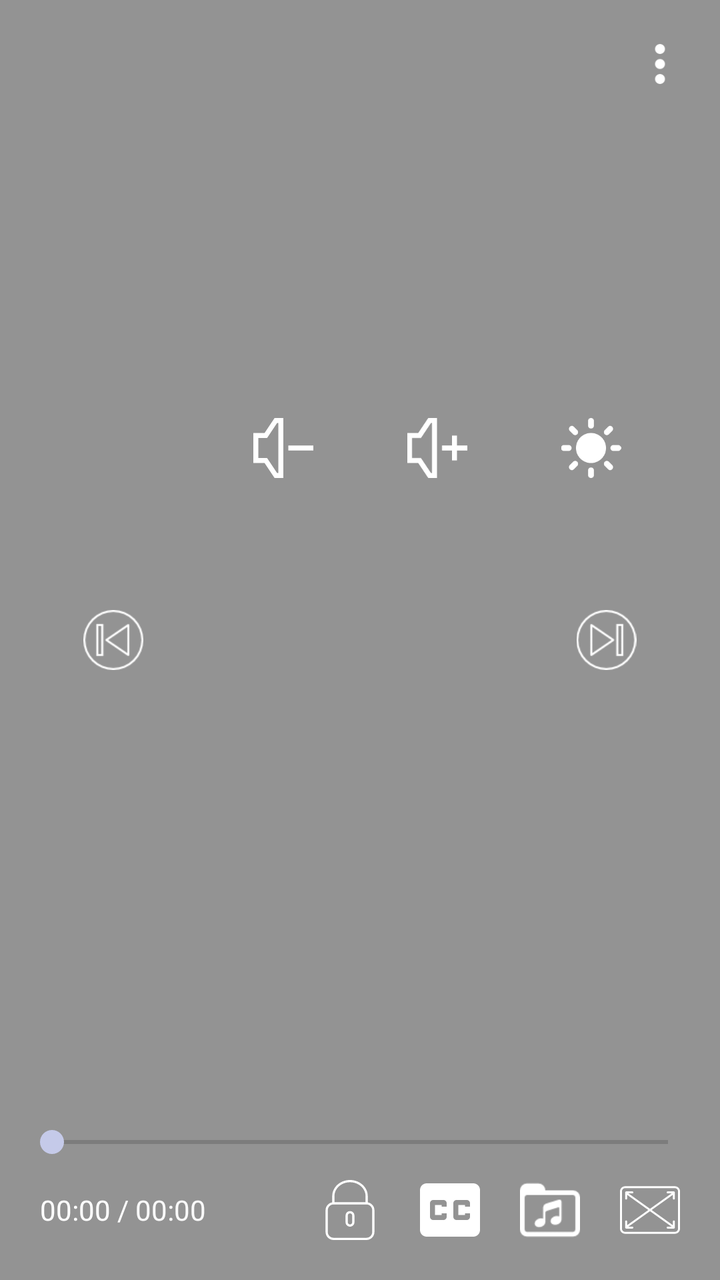
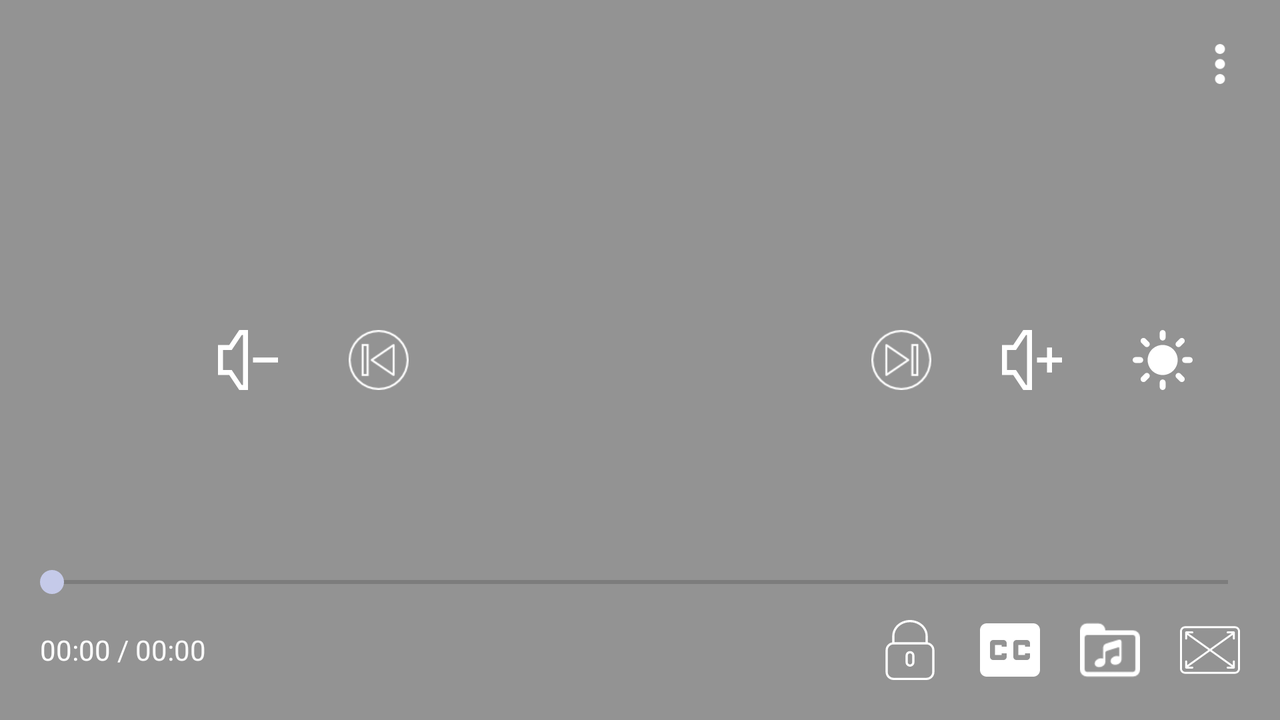

First picture: res/layout/ on a phone held upright. Second picture: the repository's own variant of that layout, on a device whose configuration matches the variant's folder. Source for both follows.
<!-- AndroidManifest.xml: application theme AppTheme -->
<!-- res/layout/video_controller_layout.xml -->
<?xml version="1.0" encoding="utf-8"?>
<RelativeLayout xmlns:android="http://schemas.android.com/apk/res/android"
    android:layout_width="fill_parent"
    android:layout_height="fill_parent"
    android:background="#69000000"
    android:padding="10dp">

    <LinearLayout
        android:layout_width="match_parent"
        android:layout_height="wrap_content"
        android:layout_margin="@dimen/margin_10unit"
        android:weightSum="10">
        <TextView
            android:layout_width="0dp"
            android:layout_height="wrap_content"
            android:layout_weight="8"
            android:textAppearance="?android:attr/textAppearanceMedium"
            android:text=""
            android:maxLines="2"
            android:id="@+id/vlc_overlay_title"
            android:textColor="@android:color/white"
            android:textStyle="italic"
            android:singleLine="true"
            android:ellipsize="marquee"
            android:layout_gravity="center_vertical"
            android:gravity="center_vertical" />
        <LinearLayout
            android:layout_width="0dp"
            android:layout_weight="2"
            android:gravity="right"
            android:layout_gravity="center_vertical"
            android:layout_height="wrap_content">
        <ImageView
            android:id="@+id/btn_video_options"
            android:layout_width="20dp"
            android:layout_height="20dp"
            android:background="@drawable/ic_video_options"/>
        </LinearLayout>
    </LinearLayout>
    <LinearLayout
        android:layout_width="match_parent"
        android:layout_height="wrap_content"
        android:layout_above="@+id/control_layout_button"
        android:layout_marginBottom="@dimen/margin_50unit"
        android:layout_marginHorizontal="@dimen/margin_16unit"
        android:orientation="horizontal"
        android:weightSum="4">

        <ImageView
            android:id="@+id/video_brightness_low"
            style="@style/VideoControllerSecondaryControlButtonStyle"
            android:src="@drawable/ic_brightness_low" />

        <ImageView
            android:id="@+id/video_volume_low"
            style="@style/VideoControllerSecondaryControlButtonStyle"
            android:src="@drawable/ic_volume_down" />

        <ImageView
            android:id="@+id/video_volume_high"
            style="@style/VideoControllerSecondaryControlButtonStyle"
            android:src="@drawable/ic_volume_up" />

        <ImageView
            android:id="@+id/video_brightness_high"
            style="@style/VideoControllerSecondaryControlButtonStyle"
            android:src="@drawable/ic_brightness_high" />
    </LinearLayout>

    <LinearLayout
        android:id="@+id/control_layout_button"
        android:layout_width="match_parent"
        android:layout_height="wrap_content"
        android:layout_centerVertical="true"
        android:layout_margin="@dimen/margin_16unit"
        android:layout_marginTop="@dimen/margin_50unit"
        android:orientation="horizontal"
        android:gravity="center_vertical"
        android:weightSum="5">

        <ImageView
            android:id="@+id/vlc_previous"
            style="@style/VideoControllerSecondaryControlButtonStyle"
            android:src="@drawable/ic_previous_drawable" />

        <ImageView
            android:id="@+id/vlc_rewind"
            style="@style/VideoControllerMainControlButtonStyle"
            android:src="@drawable/ic_rewind" />

        <ImageView
            android:id="@+id/vlc_button_play_pause"
            style="@style/VideoControllerMainControlButtonStyle"
            android:src="@drawable/ic_play_black" />

        <ImageView
            android:id="@+id/vlc_forward"
            style="@style/VideoControllerMainControlButtonStyle"
            android:src="@drawable/ic_forward" />

        <ImageView
            android:id="@+id/vlc_next"
            style="@style/VideoControllerSecondaryControlButtonStyle"
            android:src="@drawable/ic_next_drawable" />
    </LinearLayout>


    <LinearLayout xmlns:android="http://schemas.android.com/apk/res/android"
        android:layout_width="fill_parent"
        android:layout_height="wrap_content"
        android:layout_alignParentBottom="true"
        android:gravity="center_vertical"
        android:orientation="vertical">
        <SeekBar
            android:id="@+id/vlc_seekbar"
            android:layout_width="fill_parent"
            android:layout_height="wrap_content" />
        <LinearLayout
            android:id="@+id/bottom_control_layout"
            android:layout_width="match_parent"
            android:layout_height="wrap_content"
            android:orientation="horizontal"
            android:layout_marginBottom="0dp"
            android:gravity="center_vertical"
            android:weightSum="10">

            <LinearLayout
                android:layout_width="0dp"
                android:layout_height="wrap_content"
                android:layout_weight="4"
                android:layout_marginLeft="@dimen/margin_10unit"
                android:orientation="horizontal">

                <TextView
                    android:id="@+id/vlc_current_duration"
                    android:layout_width="wrap_content"
                    android:layout_height="wrap_content"
                    android:text="00:00"
                    android:textAppearance="?android:attr/textAppearanceSmall"
                    android:textColor="@android:color/white" />

                <TextView
                    android:layout_width="wrap_content"
                    android:layout_height="wrap_content"
                    android:textColor="@android:color/white"
                    android:text=" / "></TextView>

                <TextView
                    android:id="@+id/vlc_total_duration"
                    android:layout_width="wrap_content"
                    android:layout_height="wrap_content"
                    android:text="00:00"
                    android:textAppearance="?android:attr/textAppearanceSmall"
                    android:textColor="@color/colorWhitegrey" />
            </LinearLayout>

            <LinearLayout
                android:layout_width="0dp"
                android:layout_height="wrap_content"
                android:layout_weight="6"
                android:gravity="right"
                android:orientation="horizontal"
                android:weightSum="4">
                <ImageView
                    android:id="@+id/video_lock"
                    style="@style/VideoControllerBottomButtonStyle"
                    android:background="@drawable/control_lock_icon"/>
                <ImageView
                    android:id="@+id/video_caption"
                    style="@style/VideoControllerBottomButtonStyle"
                    android:src="@drawable/ic_closed_caption_logo"/>
                <ImageView
                    android:id="@+id/video_musicplayer"
                    style="@style/VideoControllerBottomButtonStyle"
                    android:src="@drawable/music_player"/>
                <ImageView
                    android:id="@+id/video_fullscreen"
                    style="@style/VideoControllerBottomButtonStyle"
                    android:src="@drawable/ic_full_screen"/>
            </LinearLayout>
        </LinearLayout>
    </LinearLayout>
</RelativeLayout>
<!-- resources referenced by this layout -->
<resources>
  <color name="colorWhitegrey">#fafafa</color>
  <dimen name="margin_10unit">10dp</dimen>
  <dimen name="margin_16unit">16dp</dimen>
  <dimen name="margin_50unit">50dp</dimen>
  <!-- drawable control_lock_icon (drawable) -->
  <?xml version="1.0" encoding="utf-8"?>
  <selector xmlns:android="http://schemas.android.com/apk/res/android">
      <item android:state_activated="false" android:drawable="@drawable/ic_locked_white"/>
      <item android:state_activated="true" android:drawable="@drawable/ic_locked_blue"/>
      <item android:state_selected="false" android:drawable="@drawable/ic_locked_white"/>
      <item android:state_selected="true" android:drawable="@drawable/ic_locked_blue"/>
  </selector>
  <!-- drawable ic_next_drawable (drawable) -->
  <?xml version="1.0" encoding="utf-8"?>
  <selector xmlns:android="http://schemas.android.com/apk/res/android">
  
      <item android:state_enabled="true" android:drawable="@drawable/ic_next"/>
      <item android:state_enabled="false" android:drawable="@drawable/ic_next_disabled"/>
  
  </selector>
  <!-- drawable ic_previous_drawable (drawable) -->
  <?xml version="1.0" encoding="utf-8"?>
  <selector xmlns:android="http://schemas.android.com/apk/res/android">
  
      <item android:state_enabled="true" android:drawable="@drawable/ic_previous"/>
      <item android:state_enabled="false" android:drawable="@drawable/ic_previous_disabled"/>
  
  </selector>
  <!-- drawable ic_volume_down (drawable) -->
  <vector android:height="24dp" android:viewportHeight="513.32"
      android:viewportWidth="513.32" android:width="24dp" xmlns:android="http://schemas.android.com/apk/res/android">
      <path android:fillColor="#FFFFFF" android:pathData="M96.2,128.3H0v256.7h96.2L181.8,513.3h74.9V0H181.8L96.2,128.3zM213.9,42.8v427.8h-10.7l-85.6,-128.3H42.8V171.1h74.9l85.6,-128.3C203.2,42.8 213.9,42.8 213.9,42.8z"/>
      <path android:fillColor="#FFFFFF" android:pathData="M299.4,235.3h213.9v42.8h-213.9z"/>
  </vector>
  <!-- drawable ic_volume_up (drawable) -->
  <vector android:height="24dp" android:viewportHeight="513.32"
      android:viewportWidth="513.32" android:width="24dp" xmlns:android="http://schemas.android.com/apk/res/android">
      <path android:fillColor="#FFFFFF" android:pathData="M96.2,128.3H0v256.7h96.2L181.8,513.3h74.9V0H181.8L96.2,128.3zM213.9,42.8v427.8h-8.6l-85.6,-128.3H42.8V171.1h77l85.6,-128.3C205.3,42.8 213.9,42.8 213.9,42.8z"/>
      <path android:fillColor="#FFFFFF" android:pathData="M427.8,235.3l0,-85.6l-42.8,0l0,85.6l-85.6,0l0,42.8l85.6,0l0,85.6l42.8,0l0,-85.6l85.6,0l0,-42.8z"/>
  </vector>
  <style name="VideoControllerBottomButtonStyle">
          <item name="android:layout_width">30dp</item>
          <item name="android:layout_height">30dp</item>
          <item name="android:layout_margin">@dimen/margin_10unit</item>
      </style>
  <style name="VideoControllerMainControlButtonStyle">
          <item name="android:layout_width">0dp</item>
          <item name="android:layout_height">wrap_content</item>
          <item name="android:layout_weight">1</item>
          <item name="android:tint">@color/colorWhite</item>
      </style>
  <style name="VideoControllerSecondaryControlButtonStyle">
          <item name="android:layout_width">0dp</item>
          <item name="android:layout_height">30dp</item>
          <item name="android:layout_weight">1</item>
          <item name="android:tint">@color/colorWhite</item>
      </style>
  <style name="AppTheme" parent="Theme.AppCompat.Light.NoActionBar">
          
          <item name="colorPrimary">@color/colorPrimary</item>
          <item name="colorPrimaryDark">#C5CAE9</item>
          <item name="colorAccent">#C5CAE9</item>
          <item name="android:windowDisablePreview">true</item>
      </style>
  <color name="colorWhite">#FFFFFF</color>
  <color name="colorPrimary">#E8EAF6</color>
  <!-- some entries are left out for length -->
</resources>
<!-- res/layout-land/video_controller_layout.xml (the repository's variant of the layout above) -->
<!-- drawn on the phone turned sideways -->
<?xml version="1.0" encoding="utf-8"?>
<RelativeLayout xmlns:android="http://schemas.android.com/apk/res/android"
    android:layout_width="fill_parent"
    android:layout_height="fill_parent"
    android:background="#69000000"
    android:padding="10dp">

    <LinearLayout
        android:layout_width="match_parent"
        android:layout_height="wrap_content"
        android:layout_margin="@dimen/margin_10unit"
        android:weightSum="10">

        <TextView
            android:id="@+id/vlc_overlay_title"
            android:layout_width="0dp"
            android:layout_height="wrap_content"
            android:layout_gravity="center_vertical"
            android:layout_weight="8"
            android:ellipsize="marquee"
            android:gravity="center_vertical"
            android:maxLines="2"
            android:singleLine="true"
            android:text=""
            android:textAppearance="?android:attr/textAppearanceMedium"
            android:textColor="@android:color/white"
            android:textStyle="italic" />

        <LinearLayout
            android:layout_width="0dp"
            android:layout_height="wrap_content"
            android:layout_gravity="center_vertical"
            android:layout_weight="2"
            android:gravity="right">

            <ImageView
                android:id="@+id/btn_video_options"
                android:layout_width="20dp"
                android:layout_height="20dp"
                android:background="@drawable/ic_video_options" />
        </LinearLayout>
    </LinearLayout>

    <LinearLayout
        android:id="@+id/control_layout_button"
        android:layout_width="match_parent"
        android:layout_height="wrap_content"
        android:layout_centerVertical="true"
        android:layout_margin="@dimen/margin_16unit"
        android:layout_marginTop="@dimen/margin_50unit"
        android:gravity="center_vertical"
        android:orientation="horizontal"
        android:weightSum="9">

        <ImageView
            android:id="@+id/video_brightness_low"
            style="@style/VideoControllerSecondaryControlButtonStyle"
            android:src="@drawable/ic_brightness_low" />

        <ImageView
            android:id="@+id/video_volume_low"
            style="@style/VideoControllerSecondaryControlButtonStyle"
            android:src="@drawable/ic_volume_down" />

        <ImageView
            android:id="@+id/vlc_previous"
            style="@style/VideoControllerSecondaryControlButtonStyle"
            android:src="@drawable/ic_previous_drawable" />

        <ImageView
            android:id="@+id/vlc_rewind"
            style="@style/VideoControllerMainControlButtonStyle"
            android:src="@drawable/ic_rewind" />

        <ImageView
            android:id="@+id/vlc_button_play_pause"
            style="@style/VideoControllerMainControlButtonStyle"
            android:src="@drawable/ic_play_black" />

        <ImageView
            android:id="@+id/vlc_forward"
            style="@style/VideoControllerMainControlButtonStyle"
            android:src="@drawable/ic_forward" />

        <ImageView
            android:id="@+id/vlc_next"
            style="@style/VideoControllerSecondaryControlButtonStyle"
            android:src="@drawable/ic_next_drawable" />

        <ImageView
            android:id="@+id/video_volume_high"
            style="@style/VideoControllerSecondaryControlButtonStyle"
            android:src="@drawable/ic_volume_up" />

        <ImageView
            android:id="@+id/video_brightness_high"
            style="@style/VideoControllerSecondaryControlButtonStyle"
            android:src="@drawable/ic_brightness_high" />

    </LinearLayout>


    <LinearLayout
        android:layout_width="fill_parent"
        android:layout_height="wrap_content"
        android:layout_alignParentBottom="true"
        android:gravity="center_vertical"
        android:orientation="vertical">

        <SeekBar
            android:id="@+id/vlc_seekbar"
            android:layout_width="fill_parent"
            android:layout_height="wrap_content"
            android:layout_above="@+id/bottom_control_layout" />

        <LinearLayout
            android:id="@+id/bottom_control_layout"
            android:layout_width="match_parent"
            android:layout_height="wrap_content"
            android:gravity="center_vertical"
            android:orientation="horizontal"
            android:weightSum="10">

            <LinearLayout
                android:layout_width="0dp"
                android:layout_height="wrap_content"
                android:layout_marginLeft="@dimen/margin_10unit"
                android:layout_weight="4"
                android:orientation="horizontal">

                <TextView
                    android:id="@+id/vlc_current_duration"
                    android:layout_width="wrap_content"
                    android:layout_height="wrap_content"
                    android:text="00:00"
                    android:textAppearance="?android:attr/textAppearanceSmall"
                    android:textColor="@android:color/white" />

                <TextView
                    android:layout_width="wrap_content"
                    android:layout_height="wrap_content"
                    android:text=" / "
                    android:textColor="@android:color/white"></TextView>

                <TextView
                    android:id="@+id/vlc_total_duration"
                    android:layout_width="wrap_content"
                    android:layout_height="wrap_content"
                    android:text="00:00"
                    android:textAppearance="?android:attr/textAppearanceSmall"
                    android:textColor="@color/colorWhitegrey" />
            </LinearLayout>

            <LinearLayout
                android:layout_width="0dp"
                android:layout_height="wrap_content"
                android:layout_weight="6"
                android:gravity="right"
                android:orientation="horizontal"
                android:weightSum="4">

                <ImageView
                    android:id="@+id/video_lock"
                    style="@style/VideoControllerBottomButtonStyle"
                    android:background="@drawable/control_lock_icon" />

                <ImageView
                    android:id="@+id/video_caption"
                    style="@style/VideoControllerBottomButtonStyle"
                    android:src="@drawable/ic_closed_caption_logo" />

                <ImageView
                    android:id="@+id/video_musicplayer"
                    style="@style/VideoControllerBottomButtonStyle"
                    android:src="@drawable/music_player" />

                <ImageView
                    android:id="@+id/video_fullscreen"
                    style="@style/VideoControllerBottomButtonStyle"
                    android:src="@drawable/ic_full_screen" />
            </LinearLayout>
        </LinearLayout>
    </LinearLayout>
</RelativeLayout>
